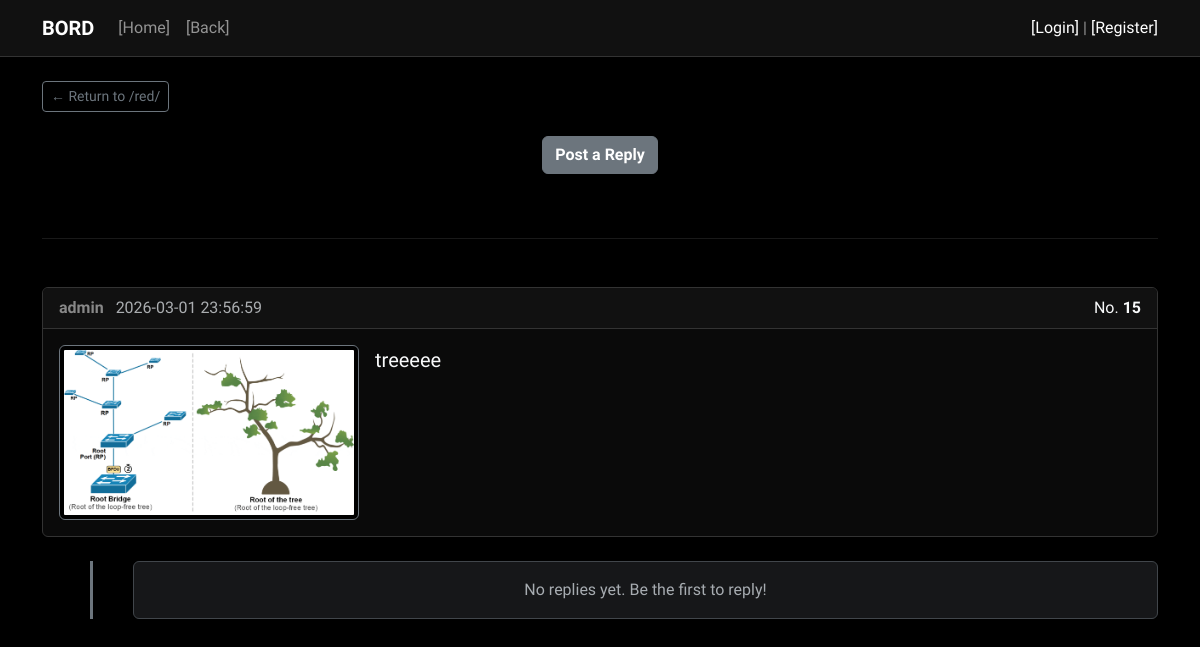
/red/thread/15, run on the app's committed database.
### tables this page shows
CREATE TABLE `posts` (
  `id` int NOT NULL,
  `boardid` int NOT NULL,
  `userid` int DEFAULT NULL,
  `content` text NOT NULL,
  `attachment` varchar(16) DEFAULT NULL,
  `timestamp` datetime NOT NULL,
  `parentid` int DEFAULT NULL,
  `bumptimestamp` datetime DEFAULT NULL
);

CREATE TABLE `users` (
  `id` int NOT NULL,
  `username` varchar(32) NOT NULL,
  `passwordhash` varchar(32) NOT NULL,
  `pfpfilename` varchar(16) DEFAULT NULL,
  `e-mail` varchar(64) NOT NULL,
  `role` int NOT NULL,
  `changepassword` tinyint(1) DEFAULT '0',
  `postasanon` tinyint(1) DEFAULT '0'
);

### app/core/Model.php (called while the page is built, shortened)
<?php
abstract class Model {
    protected PDO $db;
    public function __construct(PDO $db) {
        $this->db = $db;
    }
    protected function query(string $sql, array $params = []): PDOStatement {
        $stmt = $this->db->prepare($sql);
        $stmt->execute($params);
        return $stmt;
    }
    protected function fetch(string $sql, array $params = []): array | false {
        $stmt = $this->query($sql, $params);
        return $stmt->fetch(PDO::FETCH_ASSOC);
    }
}

### app/models/PostModel.php (called while the page is built, shortened)
<?php
require_once __DIR__ . '/../core/Model.php';
class PostModel extends Model {
    public function getPostById(int $id) : array | false {
        return $this->fetch('
            SELECT posts.*, users.username
            FROM posts
            LEFT JOIN users ON posts.userid = users.id
            WHERE posts.id = :id
        ', [
            'id' => $id
        ]);
    }
}
?>

### index.php (called while the page is built, shortened)
<?php
$config = require __DIR__ .'/config/database.php';
require_once __DIR__ .'/app/core/Database.php';
require_once __DIR__ .'/app/core/Router.php';
require_once __DIR__ .'/app/controllers/BoardController.php';
$db = new Database($config['dsn'], $config['user'], $config['password']);
try {
    $conn = $db->connect();
} catch (PDOException $e) {
    echo "Connection failed: " . $e->getMessage();
}
$router = new Router($conn);
$router->addRoute('GET', '/', 'BoardController', 'index');
$router->addRoute('GET', '/register', 'AuthController', 'showRegister');
$router->addRoute('POST', '/register', 'AuthController', 'processRegister');
$router->addRoute('GET', '/login', 'AuthController', 'showLogin');
$router->addRoute('POST', '/login', 'AuthController', 'processLogin');
$router->addRoute('GET', '/logout', 'AuthController', 'logout');
$router->addRoute('GET', '/profile', 'ProfileController', 'showProfile');
$router->addRoute('POST', '/profile/update', 'ProfileController', 'updateProfile');
$router->addRoute('GET', '/user/{username}', 'ProfileController', 'showUser');
$router->addRoute('GET', '/{shortname}', 'BoardController', 'showBoard');
$router->addRoute('GET', '/{shortname}/page/{page}', 'BoardController', 'showBoard');
$router->addRoute('GET', '/{shortname}/catalog', 'BoardController', 'showCatalog');
$router->addRoute('POST', '/{shortname}/submit', 'BoardController', 'submitThread');
$router->addRoute('GET', '/{shortname}/thread/{id}', 'BoardController', 'showThread');
$router->addRoute('POST', '/{shortname}/thread/{id}/reply', 'BoardController', 'submitReply');
$router->dispatch($_SERVER['REQUEST_METHOD'], $_SERVER['REQUEST_URI']);
?>

### app/core/Controller.php (called while the page is built, shortened)
<?php
abstract class Controller {
    protected function render(string $view, array $data = []): void {
        extract($data);
        require __DIR__ . '/../views/' . $view . '.php';
    }
}
?>

### app/views/thread.php (the view, shortened to what this page needs)
<?php
require __DIR__ . '/header.php';
?>
<div class="mb-4">
    <a href="/<?php echo htmlspecialchars($shortname); ?>/" class="btn btn-outline-secondary btn-sm">&larr; Return to /<?php echo htmlspecialchars($shortname); ?>/</a>
</div>
<div class="row justify-content-center mb-5">
    <div class="col-md-8 col-lg-6">
        <div class="text-center mb-3">
            <button class="btn btn-secondary fw-bold border-secondary" type="button" data-bs-toggle="collapse" data-bs-target="#newReplyForm" aria-expanded="false" aria-controls="newReplyForm">
                Post a Reply
            </button>
        </div>
    </div>
</div>
<hr class="border-secondary opacity-50 mb-5">
<div class="card border-primary mb-4 bg-dark shadow" id="post-<?php echo htmlspecialchars($post['id']); ?>">
    <div class="card-header bg-primary bg-opacity-25 text-light border-primary">
        <?php if (isset($post['username']) && $post['username'] !== null): ?>
            <a href="/user/<?php echo urlencode($post['username']); ?>" class="text-decoration-none">
                <span class="text-primary fw-bold"><?php echo htmlspecialchars($post['username']); ?></span>
            </a>
        <?php else: ?>
            <span class="text-primary fw-bold">Anonymous</span>
        <?php endif; ?>
        <span class="text-muted ms-2"><?php echo htmlspecialchars($post['timestamp']); ?></span>
        <span class="float-end">No. <strong style="cursor: pointer;" onclick="addReply(event, '<?php echo htmlspecialchars($post['id']); ?>')"><?php echo htmlspecialchars($post['id']); ?></strong></span>
    </div>
    <div class="card-body">
        <div class="d-flex flex-column flex-md-row gap-3">
            <?php if ($post['attachment']): ?>
                <div class="flex-shrink-0">
                    <a href="/public/uploads/<?php echo htmlspecialchars($post['attachment']); ?>" target="_blank">
                        <img src="/public/uploads/<?php echo htmlspecialchars($post['attachment']); ?>" class="img-thumbnail bg-dark border-secondary" style="max-width: 300px; height: auto;" alt="Attachment">
                    </a>
                </div>
            <?php endif; ?>
            <div class="text-break text-light fs-5">
                <?php echo $post['parsed_content']; ?>
            </div>
        </div>
    </div>
</div>
<div class="ms-md-5 ps-md-4 border-start border-secondary border-3">
    <?php if (empty($replies)): ?>
        <div class="alert alert-secondary text-center ms-3" role="alert">
            No replies yet. Be the first to reply!
        </div>
    <?php endif; ?>
</div>
<?php require __DIR__ . '/footer.php'; ?>

### app/core/Router.php (shortened to what this page needs)
<?php
class Router {
    private array $routes = [];
    private PDO $db;
    public function __construct(PDO $db) {
        $this->db = $db;
    }
    public function addRoute(string $method, string $path, string $controller, string $action): void {
        $pattern = preg_replace('/\{([a-zA-Z0-9_]+)\}/', '(?P<\1>[a-zA-Z0-9_-]+)', $path);
        $pattern = '#^' . rtrim($pattern, '/') . '/?$#';
        $this->routes[$method][$pattern] = [
            'controller' => $controller,
            'action' => $action
        ];
    }
    public function dispatch(string $method, string $path): void {
        if ($path !== '/') {
            $path = rtrim($path, '/');
        }
        foreach ($this->routes[$method] as $pattern => $route) {
            if (preg_match($pattern, $path, $matches)) {
                $controller = new $route['controller']($this->db);
                $params = array_filter($matches, 'is_string', ARRAY_FILTER_USE_KEY);
                $controller->{$route['action']}(...array_values($params));
                return;
            }
        }
    }
}
?>

### app/controllers/BoardController.php (shortened to what this page needs)
<?php
require_once __DIR__ . '/../core/Controller.php';
require_once __DIR__ . '/../models/PostModel.php';
class BoardController extends Controller {
    private PostModel $PostModel;
    public function __construct(PDO $db) {
        $this->PostModel = new PostModel($db);
    }
    private function parseContent(string $content) : string {
        $escaped = htmlspecialchars($content);
        $escaped = preg_replace('/&gt;&gt;([0-9]+)/', '<a href="#post-$1" class="text-info text-decoration-none fw-bold" onclick="addReply(event, \'$1\')">&gt;&gt;$1</a>', $escaped);
        $escaped = preg_replace('/^(\s*&gt;(?!&gt;).*?)\r?$/m', '<span class="greentext">$1</span>', $escaped);
        return nl2br($escaped);
    }
    public function showThread(string $shortname, string $id) : void {
        $post = $this->PostModel->getPostById((int)$id);
        if ($post) {
            $post['parsed_content'] = $this->parseContent($post['content']);
        }
        $replies = $this->PostModel->getReplies((int)$id);
        $this->render('thread', [
            'shortname' => $shortname,
            'post' => $post,
            'replies' => $replies
        ]);
    }
}
?>

### app/views/header.php (shortened to what this page needs)
<!DOCTYPE html>
<html lang="en" data-bs-theme="dark">
<head>
    <link href="https://cdn.jsdelivr.net/npm/bootstrap@5.3.3/dist/css/bootstrap.min.css" rel="stylesheet">
</head>
<body class="bg-dark text-light">
<nav class="navbar navbar-expand-lg navbar-dark bg-dark border-bottom border-secondary mb-4 shadow-sm">
    <div class="container">
        <a class="navbar-brand fw-bold" href="/">BORD</a>
        <div class="collapse navbar-collapse" id="navbarText">
            <ul class="navbar-nav me-auto mb-2 mb-lg-0">
                <li class="nav-item">
                    <a class="nav-link" href="/">[Home]</a>
                </li>
                <li class="nav-item">
                    <a class="nav-link" href="javascript:history.back()">[Back]</a>
                </li>
            </ul>
            <span class="navbar-text">
                <?php if (isset($_SESSION['userid'])): ?>
                    Welcome, <strong class="text-white"><?php echo htmlspecialchars($_SESSION['username']); ?></strong> |
                    <a href="/profile" class="text-decoration-none text-info fw-bold">[Profile]</a> |
                    <a href="/logout" class="text-decoration-none text-danger fw-bold">[Logout]</a>
                <?php else: ?>
                    <a href="/login" class="text-decoration-none">[Login]</a> |
                    <a href="/register" class="text-decoration-none">[Register]</a>
                <?php endif; ?>
            </span>
        </div>
    </div>
</nav>
<main class="container">

### app/views/header.php (style rules this page uses)
body, .bg-dark { background-color: #000000 !important; color: #E0E0E0 !important; font-family: "Geist", sans-serif !important; }
.card, .bg-dark-subtle { background-color: #0A0A0A !important; border-color: #333333 !important; }
.navbar, .card-header { background-color: #111111 !important; border-color: #333333 !important; }
a { color: #A0A0A0; text-decoration: none; transition: color 0.2s ease; }
.text-primary, .text-info { color: #888888 !important; }
hr.border-secondary { border-color: #333333 !important; }

### data on the page
posts: userid.username "admin", timestamp "2026-03-01 23:56:59", id "15", attachment (picture), content "treeeee"
